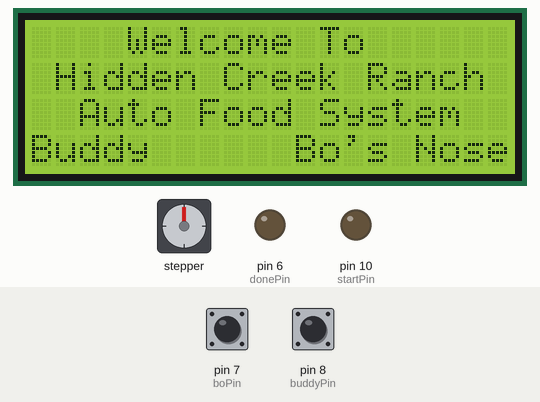
A sketch run on a simulated Arduino Uno, built with avr-gcc and run on an emulated ATmega328P. Shown: 20×4 character LCD, stepper motor, output pins drawn as LEDs (lit = HIGH). The test bench sets the inputs (shaded band); at power-on: pin 7 (boPin) HIGH, pin 8 (buddyPin) HIGH. Stepper angles assume 200 steps per turn; pins used as bus, display or sensor lines are not drawn.

Above: at 1.2 s.
1.3 s: pin 7 (boPin) pulled LOW for 0.15 s
At 2.7 s:
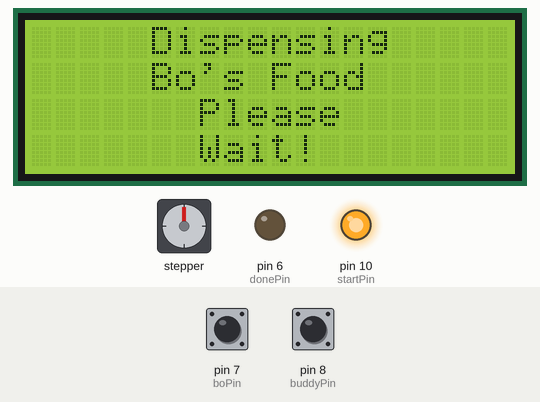
4.4 s: pin 8 (buddyPin) pulled LOW for 0.15 s
7.5 s: pin 7 (boPin) pulled LOW for 1 s
At 17.4 s:
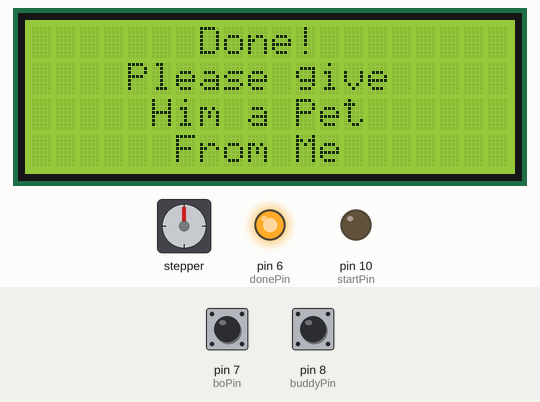
20.5 s: pin 8 (buddyPin) pulled LOW for 3.2 s
At 23.8 s:
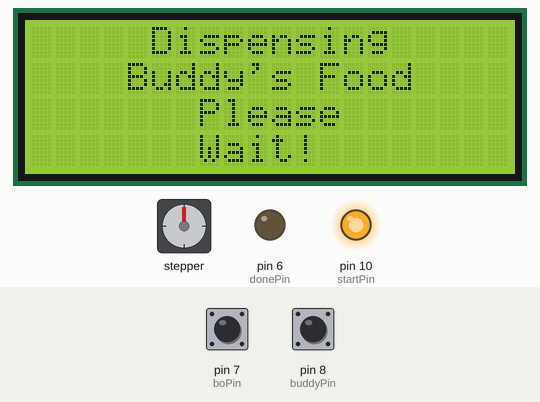
Timing chart, 0 to 27.7 s (numbered marks = the images above; inputs shaded):
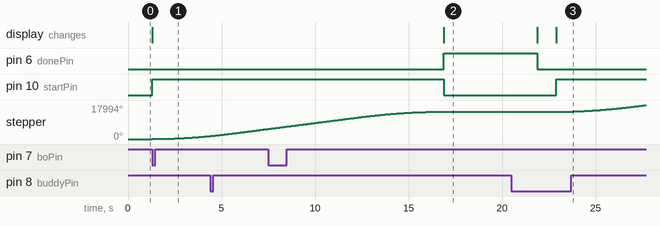

Measured:
- after the input at 1.3 s, pin 10 (startPin): LOW → HIGH at once; stepper: keeps turning clockwise at about 521°/s, starting at once; the display: changes at once (image 1)
- after the input at 20.5 s, pin 10 (startPin): LOW → HIGH after 2.4 s; stepper: keeps turning clockwise at about 750°/s, starting after 2.4 s; the display: first differs from a run without the input after 2.4 s (image 3)

The sketch:

Project_Code.ino
```cpp
#include <AccelStepper.h>
#include <LiquidCrystal.h>

#define boPin 7
#define buddyPin 8
#define stepPin 9
#define stepEn A1
#define startPin 10
#define donePin 6

LiquidCrystal lcd(12,11,5,4,3,2);
AccelStepper stepper(1,stepPin);

// int stepCount = 0; For Later Use

int boState = 0;
int buddyState = 0;

void setup () {

  stepper.setMaxSpeed(800);
  stepper.disableOutputs();
  stepper.setAcceleration(200);
  pinMode(stepEn,OUTPUT);
  digitalWrite(stepEn,HIGH);

  pinMode(boPin,INPUT_PULLUP);
  pinMode(buddyPin,INPUT_PULLUP);
  pinMode(startPin,OUTPUT);
  pinMode(donePin,OUTPUT);
  digitalWrite(startPin,LOW);
  digitalWrite(donePin,LOW);

  lcd.begin(20, 4);
  homescreen();

  }


void loop() {

  boState = digitalRead(boPin);
  buddyState = digitalRead(buddyPin);

    if (boState == LOW)  {
    feedBo();
    delay(1000);
  }

    if (buddyState == LOW) {
    feedBuddy();
    delay(1000);
  }

}


void feedBo() {

  digitalWrite(stepEn,LOW);
  digitalWrite(startPin,HIGH);

  lcd.clear();
  lcd.setCursor(5,0);
  lcd.print("Dispensing");
  lcd.setCursor(5,1);
  lcd.print("Bo's Food");
  lcd.setCursor(7,2);
  lcd.print("Please");
  lcd.setCursor(7,3);
  lcd.print("Wait!");

  {
  stepper.move(8000);
    do  {
      stepper.run();
    }
      while (stepper.distanceToGo() != 0);
        delay(200);

  }

  digitalWrite(stepEn,HIGH);
  digitalWrite(startPin,LOW);
  digitalWrite(donePin,HIGH);

  waitscreen();

  delay(5000);
  digitalWrite(donePin,LOW);

  homescreen();

  }


void feedBuddy()  {

  digitalWrite(stepEn,LOW);
  digitalWrite(startPin,HIGH);

  lcd.clear();
  lcd.setCursor(5,0);
  lcd.print("Dispensing");
  lcd.setCursor(4,1);
  lcd.print("Buddy's Food");
  lcd.setCursor(7,2);
  lcd.print("Please");
  lcd.setCursor(7,3);
  lcd.print("Wait!");

  {
  stepper.move(4000);
    do  {
      stepper.run();
    }
      while (stepper.distanceToGo() != 0);
      delay(200);

  }

  digitalWrite(stepEn,HIGH);
  digitalWrite(startPin,LOW);
  digitalWrite(donePin,HIGH);


  waitscreen();

  delay(5000);
  digitalWrite(donePin,LOW);

  homescreen();

  }


void homescreen() {

  lcd.clear();
  lcd.setCursor(4,0);
  lcd.print("Welcome To");
  lcd.setCursor(1,1);
  lcd.print("Hidden Creek Ranch");
  lcd.setCursor(2,2);
  lcd.print("Auto Food System");
  lcd.setCursor(0,3);
  lcd.print("Buddy      Bo's Nose");

  }


void waitscreen() {

  lcd.clear();

  lcd.setCursor(7,0);
  lcd.print("Done!");
  lcd.setCursor(4,1);
  lcd.print("Please give");
  lcd.setCursor(5,2);
  lcd.print("Him a Pet ");
  lcd.setCursor(6,3);
  lcd.print("From Me");

  }
```
